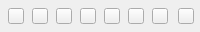
<?xml version="1.0" encoding="UTF-8"?>
<ui version="4.0">
 <class>PaletteWidget</class>
 <widget class="QWidget" name="PaletteWidget">
  <property name="geometry">
   <rect>
    <x>0</x>
    <y>0</y>
    <width>200</width>
    <height>32</height>
   </rect>
  </property>
  <property name="minimumSize">
   <size>
    <width>200</width>
    <height>32</height>
   </size>
  </property>
  <property name="maximumSize">
   <size>
    <width>200</width>
    <height>32</height>
   </size>
  </property>
  <property name="windowTitle">
   <string>Form</string>
  </property>
  <widget class="QPushButton" name="pinkBtn">
   <property name="geometry">
    <rect>
     <x>230</x>
     <y>10</y>
     <width>15</width>
     <height>15</height>
    </rect>
   </property>
   <property name="styleSheet">
    <string notr="true"/>
   </property>
   <property name="text">
    <string/>
   </property>
  </widget>
  <widget class="QPushButton" name="orangeBtn">
   <property name="geometry">
    <rect>
     <x>80</x>
     <y>8</y>
     <width>16</width>
     <height>16</height>
    </rect>
   </property>
   <property name="styleSheet">
    <string notr="true"/>
   </property>
   <property name="text">
    <string/>
   </property>
  </widget>
  <widget class="QPushButton" name="yellowBtn">
   <property name="geometry">
    <rect>
     <x>205</x>
     <y>10</y>
     <width>15</width>
     <height>15</height>
    </rect>
   </property>
   <property name="styleSheet">
    <string notr="true"/>
   </property>
   <property name="text">
    <string/>
   </property>
  </widget>
  <widget class="QPushButton" name="purpleBtn">
   <property name="geometry">
    <rect>
     <x>104</x>
     <y>8</y>
     <width>16</width>
     <height>16</height>
    </rect>
   </property>
   <property name="styleSheet">
    <string notr="true"/>
   </property>
   <property name="text">
    <string/>
   </property>
  </widget>
  <widget class="QPushButton" name="lightBlueBtn">
   <property name="geometry">
    <rect>
     <x>152</x>
     <y>8</y>
     <width>16</width>
     <height>16</height>
    </rect>
   </property>
   <property name="styleSheet">
    <string notr="true"/>
   </property>
   <property name="text">
    <string/>
   </property>
  </widget>
  <widget class="QPushButton" name="redBtn">
   <property name="geometry">
    <rect>
     <x>32</x>
     <y>8</y>
     <width>16</width>
     <height>16</height>
    </rect>
   </property>
   <property name="styleSheet">
    <string notr="true"/>
   </property>
   <property name="text">
    <string/>
   </property>
  </widget>
  <widget class="QPushButton" name="darkGreenBtn">
   <property name="geometry">
    <rect>
     <x>56</x>
     <y>8</y>
     <width>16</width>
     <height>16</height>
    </rect>
   </property>
   <property name="styleSheet">
    <string notr="true"/>
   </property>
   <property name="text">
    <string/>
   </property>
  </widget>
  <widget class="QPushButton" name="blueBtn">
   <property name="geometry">
    <rect>
     <x>8</x>
     <y>8</y>
     <width>16</width>
     <height>16</height>
    </rect>
   </property>
   <property name="styleSheet">
    <string notr="true"/>
   </property>
   <property name="text">
    <string/>
   </property>
  </widget>
  <widget class="QPushButton" name="lightGreenBtn">
   <property name="geometry">
    <rect>
     <x>178</x>
     <y>8</y>
     <width>16</width>
     <height>16</height>
    </rect>
   </property>
   <property name="styleSheet">
    <string notr="true"/>
   </property>
   <property name="text">
    <string/>
   </property>
  </widget>
  <widget class="QPushButton" name="goldenBtn">
   <property name="geometry">
    <rect>
     <x>128</x>
     <y>8</y>
     <width>16</width>
     <height>16</height>
    </rect>
   </property>
   <property name="styleSheet">
    <string notr="true"/>
   </property>
   <property name="text">
    <string/>
   </property>
  </widget>
 </widget>
 <resources/>
 <connections/>
</ui>
